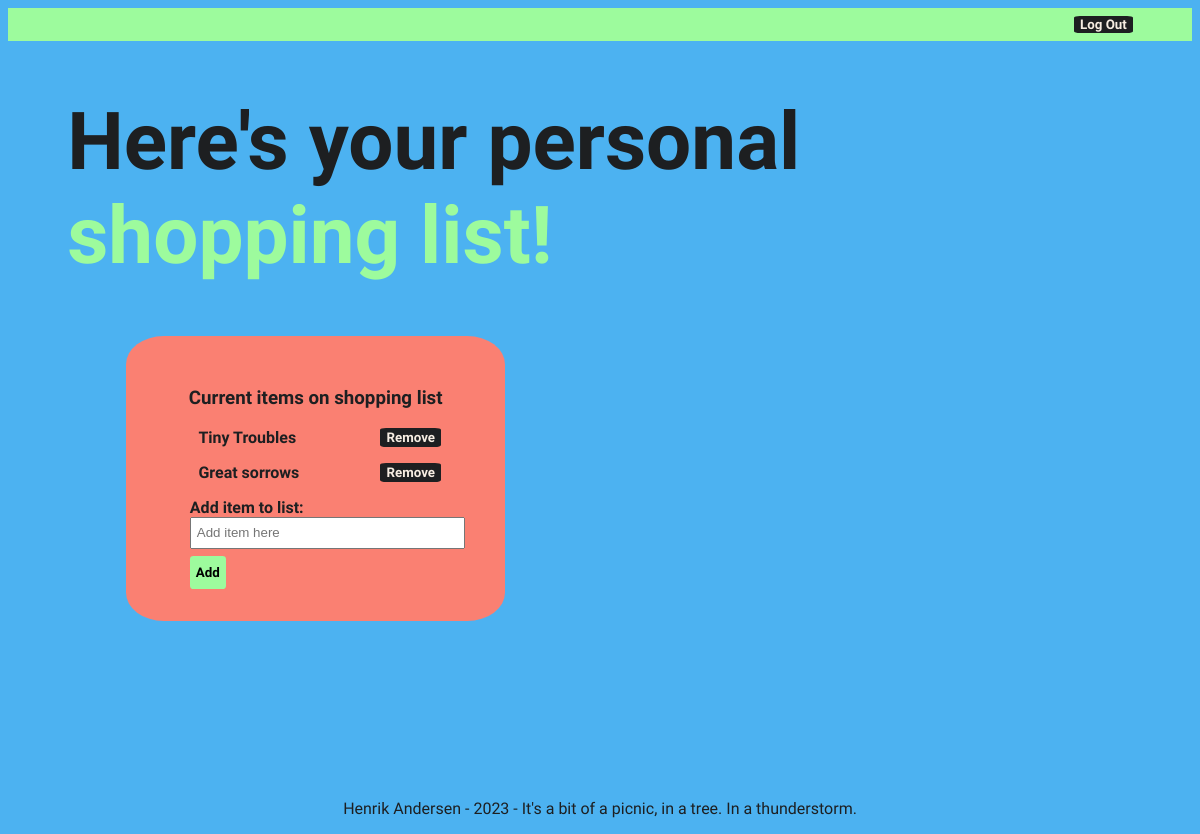
/shoppinglist.php (signed in), run on an earlier commit of the app's database.
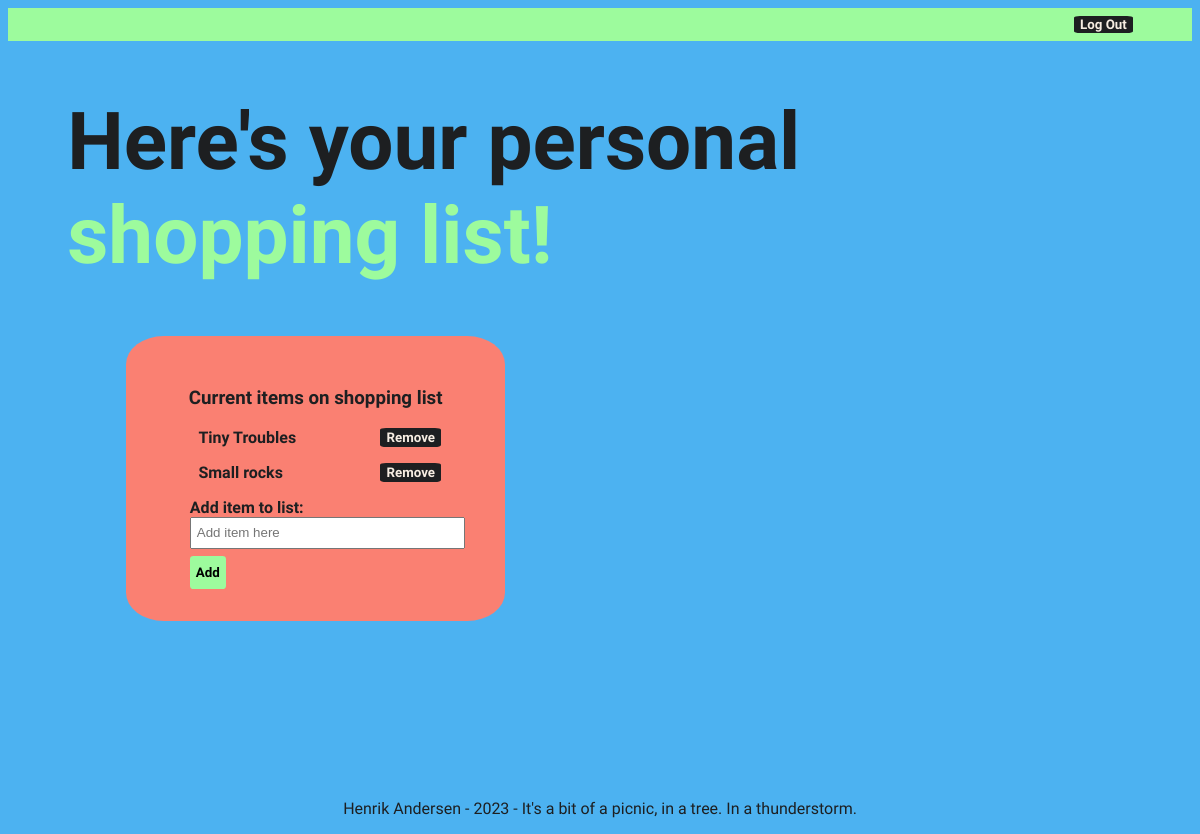
And on a later commit of the database.
### tables this page shows
CREATE TABLE shoppingList(
id INTEGER PRIMARY KEY,
item VARCHAR, userID INTEGER);

### shoppinglist.php (the view, shortened to what this page needs)
<?php
$database = new PDO('sqlite:groceries.sqlite');
$statement = $database->query('SELECT * from shoppingList WHERE userID IS ' . $_SESSION['id']);
$shoppingList = $statement->fetchAll(PDO::FETCH_ASSOC);
?>
<!DOCTYPE html>
<html lang="en">
<head>
    <link rel="stylesheet" href="style.css">
</head>
<body>
    <header>
        <nav class="loginNav">
            <form method="post" class="loginForm">
                <button type="submit" class="btn removeBtn btnLogout" name="logout">Log Out</button>
            </form>
        </nav>
        <h1>Here's your personal <span class="greenText">shopping list!</span></h1>
    </header>
    <main>
        <div class="listContainer">
            <h3>Current items on shopping list</h3>
            <ul>
                <?php
                foreach ($shoppingList as $grocery) : ?>
                    <form action="/shoppinglist.php" method="post">
                        <li><?= $grocery['item']; ?>
                            <button type="submit" class="btn removeBtn">Remove</button>
                        </li>
                    </form>
                <?php endforeach; ?>
            </ul>
            <form action="/shoppinglist.php" method="post" class="formAdd">
                <label for="addItem">Add item to list:</label><br>
                <input type="text" id="addItem" name="addItem" placeholder=" Add item here" class="addItemField">
                <button type="submit" class="btn addBtn">Add</button>
            </form>
        </div>
    </main>
    <footer>
        <p>Henrik Andersen - 2023 - It's a bit of a picnic, in a tree. In a thunderstorm.</p>
    </footer>
</body>
</html>

### style.css (style rules this page uses)
body { color: rgb(29, 31, 33); font-family: Titillium Web, sans-serif; background-color: rgb(76, 178, 241); }
h1 { color: rgb(29, 31, 33); font-family: Agbalumo, serif; font-size: 5em; margin-left: 5%; margin-right: 25%; }
h3 { text-align: center; }
li { display: flex; margin-bottom: 1em; margin-right: 2em; font-weight: 600; justify-content: space-between; }
label { font-weight: 600; }
footer { margin-top: 15%; text-align: center; }
.listContainer { background-color: salmon; border-radius: 10%; margin-top: 2em; margin-left: 10%; padding: 2em; width: fit-content; }
.greenText { color: rgb(157, 251, 157); }
.btn { font-family: Titillium Web, sans-serif; font-weight: bold; border-radius: 10%; border: none; }
.removeBtn { margin-left: 2em; background-color: rgb(29, 31, 33); color: rgb(246, 237, 226); }
.addBtn { background-color: rgb(157, 251, 157); height: 2.5em; margin-top: 0.5em; }
.addItemField { height: 2em; width: 20em; }
.formAdd { margin-left: 10%; }
.loginForm { display: flex; justify-content: flex-end; background-color: rgb(157, 251, 157); color: rgb(29, 31, 33); padding: 8px; padding-right: 5%; gap: 5px; }

What changed in the data, as far as the page shows it:
changed shoppinglist: item "Great sorrows" → "Small rocks"
